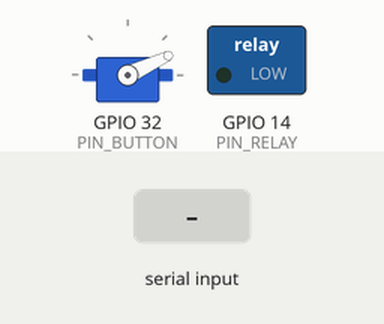
Recording of a program running on a simulated ESP32. Shown: servo, switched loads named in the program (green lamp = pin HIGH). The inputs (shaded band) are chosen by the test bench. What the program prints to the serial monitor is not drawn.

Above: at 1.2 s.
1.3 s: "0\n" received over Serial
At 2.3 s:
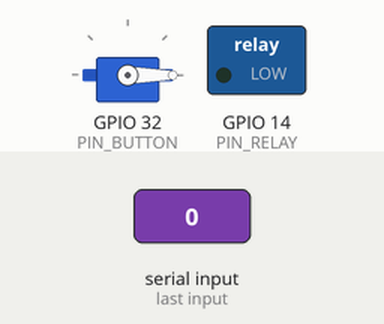
2.8 s: "8\n" received over Serial
At 3.4 s:
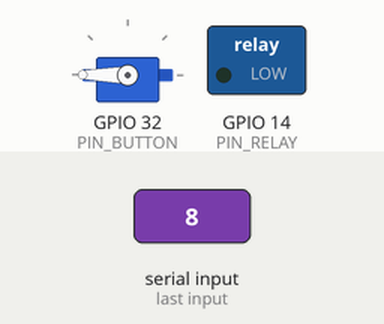
Timing chart, 0 to 5.8 s (numbered marks = the images above; inputs shaded):
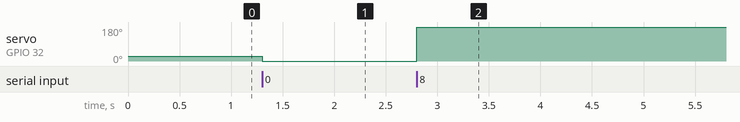

The program:

main.cpp
```cpp
#include <Arduino.h>
#include "logic.h"

Logic logic;

bool servoEnabled 	= true;
bool forward 		= true;
void readAnySerialMessage() {
	if (!Serial.available()) {
    	return;
  	}

	// read and handle message from serial
	String msg = Serial.readStringUntil('\n');
	Serial.print("got '");
	Serial.print(msg);
	Serial.println("' command");

	if (msg == "reset" || msg == "reboot" || msg == "r") {
    	logic.reset();
	} else if (msg == "status" || msg == "s") {
  	  	logic.status();
  	} else if (msg == "0") {
		Serial.println("Setting to 0");
		logic.servo.setPosition(0);
	} else if (msg == "8") {
		Serial.println("Setting to 180");
		logic.servo.setPosition(180);
	} else if (msg == "l" || msg == "startPos") {
		Serial.println("Setting to start position...");
		logic.servo.startPosition();
	} else if (msg == "f" || msg == "endPosition") {
		Serial.println("Setting to end position...");
		logic.servo.endPosition();
	} else if (msg == "v" || msg == "vacuum") {
		Serial.println("Toggling vacuum...");
		logic.vacuum.toggle();
	} else if (msg == "t" || msg == "drop") {
		logic.trigger();
	} else if (msg == "i") {
		logic.servo.increment();
  	} else {
    	Serial.print("unknown command: ");
    	Serial.println(msg);
  	}
}

void setup() {
	Serial.begin(115200);
	Serial.setTimeout(10);
	Serial.println("READY");
	Serial.println("Mailbox by kevinc...\n");

	logic.setup();
	logic.status();
}

void loop() {
	readAnySerialMessage();
  	logic.handle();
	delay(15);
}
```

logic.h
```cpp
#pragma once

#include "Arduino.h"
#include "vacuum.h"
#include "servo.h"
#include "resetButton.h"

enum State { WAITING, STARTING, DROPPING, SETTLING, DONE };

class Logic {
public:
  Logic();
  Vacuum vacuum;
  MyServo servo;
  ResetButton resetButton;

  void setup();
  void handle();
  void trigger();
  void status();
  void reset();

private:
  bool handledResetPressed = false;
  State state = WAITING;
};
```

resetButton.h
```cpp
#pragma once
#include "Arduino.h"

class Logic;

class ResetButton {
  public:
    ResetButton(Logic &logic);
    void setup();
    void handle();

    bool pressed = false;

  private:
    Logic &_logic;
};
```

servo.h
```cpp
#pragma once
#include "Arduino.h"

class Logic;

class MyServo {
  public:
    MyServo(Logic &logic);
    void setup();
    void handle();
    void setPosition(int pos);
    int getPosition();
    void startPosition();
    void endPosition();
    void increment();

  private:
    Logic &_logic;
    int pos = 0;
};
```

vacuum.h
```cpp
#pragma once
#include "Arduino.h"

class Logic;

class Vacuum {
  public:
    Vacuum(Logic &logic);
    void setup();
    void handle();
    void toggle();
    void on();
    void off();
    String status();

  private:
    Logic &_logic;
    bool relayOn = false;
};
```

logic.cpp
```cpp
#include "Arduino.h"
#include "logic.h"

#define START_DELAY_MS   3000
#define DROP_DELAY_MS    1100
#define SETTLE_DELAY_MS  500

const char *stateStrings[] = { "WAITING", "STARTING", "DROPPING", "SETTLING", "DONE" };

unsigned long vacuumTime = 0;
unsigned long dropTime = 0;
unsigned long settleTime = 0;

Logic::Logic()
  : vacuum(*this),
    servo(*this),
    resetButton(*this)
{
}

void Logic::setup() {
  vacuum.setup();
  servo.setup();
  resetButton.setup();

  // Move servo to start position on reset
  servo.startPosition();
}

void Logic::handle() {
  vacuum.handle();
  servo.handle();
  resetButton.handle();

  if (!handledResetPressed && resetButton.pressed) {
    Serial.println("Reset button pressed.");
    reset();
  }

  if (handledResetPressed && !resetButton.pressed) {
    handledResetPressed = false;
  }

  if (state == STARTING && millis() - vacuumTime > START_DELAY_MS) {
    Serial.println("Vacuum ran for min time.  Triggering drop...");
    state = DROPPING;
    dropTime = millis();
    status();
    servo.endPosition();
  }

  if (state == DROPPING && millis() - dropTime > DROP_DELAY_MS) {
    Serial.println("Dropped.  Turning off vacuum and settling...");
    state = SETTLING;
    settleTime = millis();
    vacuum.off();
    status();
  }

  if (state == SETTLING && millis() - settleTime > SETTLE_DELAY_MS) {
    Serial.println("Settled.  All DONE.");
    state = DONE;
    status();
  }
}

void Logic::trigger() {
		Serial.println("Triggering device...");
    state = STARTING;
    vacuum.on();
    vacuumTime = millis();
    status();
}

void Logic::status() {
  char cMsg[254];
  sprintf(cMsg,
    "status="
      "vacuum:%s,"
      "servo:%d,"
      "state:%s,"
      "resetButton:%s"

      "\r\n"
    ,
      vacuum.status(),
      servo.getPosition(),
      stateStrings[state],
      resetButton.pressed ? "on" : "off"
  );

  Serial.print(cMsg);
}

void Logic::reset() {
  ESP.restart();
}
```

resetButton.cpp
```cpp
#include "Arduino.h"
#include "logic.h"

#define PIN_BUTTON A4
#define BOUNCE_TIME_MS 10

unsigned long pressedTime = 0;
ResetButton::ResetButton(Logic &logic)
: _logic(logic)
{
}

void ResetButton::setup() {
    pinMode(PIN_BUTTON, INPUT);
}

void ResetButton::handle() {
    int btnState = digitalRead(PIN_BUTTON);

    if (!btnState) {
        pressedTime = 0;
        pressed = false;
    }
    else {
        if (pressedTime == 0) {
            pressedTime = millis();
        }
        else if (millis() - pressedTime > BOUNCE_TIME_MS) {
            pressed = true;
        }
    }
}
```

servo.cpp
```cpp
#include "Arduino.h"
#include "logic.h"
#include <ESP32Servo.h>
Servo myservo;

// Digital I/O used
#define PIN_SERVO 	32

MyServo::MyServo(Logic &logic)
: _logic(logic)
{
}

void MyServo::setup() {
	// Allow allocation of all timers
	ESP32PWM::allocateTimer(0);
	ESP32PWM::allocateTimer(1);
	ESP32PWM::allocateTimer(2);
	ESP32PWM::allocateTimer(3);

	myservo.attach(PIN_SERVO);
}

void MyServo::handle() {
	myservo.write(pos);
}

void MyServo::setPosition(int newPos) {
    pos = newPos;
}

void MyServo::startPosition() {
    setPosition(25);
}

void MyServo::endPosition() {
    setPosition(115);
}

int MyServo::getPosition() {
    return pos;
}

void MyServo::increment() {
    pos += 5;

    if (pos > 180) {
		Serial.println("Limiting to 180.");
		pos = 180;
	}
}
```

vacuum.cpp
```cpp
#include "Arduino.h"
#include "logic.h"

#define PIN_RELAY 14

Vacuum::Vacuum(Logic &logic)
: _logic(logic)
{
}

void Vacuum::setup() {
    pinMode(PIN_RELAY, OUTPUT);
}

void Vacuum::handle() {
	digitalWrite(PIN_RELAY, relayOn ? HIGH : LOW);
}

void Vacuum::toggle() {
    relayOn = !relayOn;
}

void Vacuum::on() {
    relayOn = true;
}

void Vacuum::off() {
    relayOn = false;
}

String Vacuum::status() {
    return relayOn ? "on" : "off";
}
```

Measured:
- after the input at 1.3 s, servo on GPIO 32 (PIN_BUTTON): 25° → 0° at once
- after the input at 2.8 s, servo on GPIO 32 (PIN_BUTTON): 0° → 180° at once
